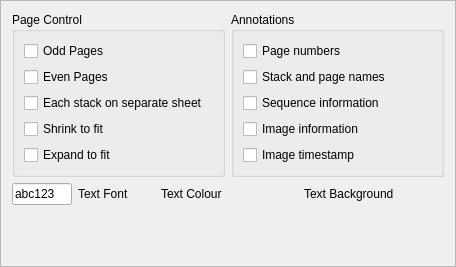
<ui version="4.0" >
 <class>Printopt</class>
 <widget class="QFrame" name="Printopt" >
  <property name="geometry" >
   <rect>
    <x>0</x>
    <y>0</y>
    <width>456</width>
    <height>267</height>
   </rect>
  </property>
  <property name="windowTitle" >
   <string>Maxview</string>
  </property>
  <property name="frameShape" >
   <enum>QFrame::StyledPanel</enum>
  </property>
  <property name="frameShadow" >
   <enum>QFrame::Raised</enum>
  </property>
  <layout class="QVBoxLayout" name="verticalLayout_3" >
   <item>
    <layout class="QHBoxLayout" name="horizontalLayout_2" >
     <item>
      <widget class="QGroupBox" name="groupBox" >
       <property name="title" >
        <string>Page Control</string>
       </property>
       <layout class="QVBoxLayout" name="verticalLayout_2" >
        <item>
         <widget class="QCheckBox" name="printOdd" >
          <property name="toolTip" >
           <string>Print odd pages</string>
          </property>
          <property name="whatsThis" >
           <string>Select this to print the odd pages. If you turn this off, then odd pages will be omitted from the output</string>
          </property>
          <property name="text" >
           <string>Odd Pages</string>
          </property>
         </widget>
        </item>
        <item>
         <widget class="QCheckBox" name="printEven" >
          <property name="toolTip" >
           <string>Print even pages</string>
          </property>
          <property name="whatsThis" >
           <string>Select this to print the even pages. If you turn this off, then even pages will be omitted from the output</string>
          </property>
          <property name="text" >
           <string>Even Pages</string>
          </property>
         </widget>
        </item>
        <item>
         <widget class="QCheckBox" name="sepSheet" >
          <property name="enabled" >
           <bool>true</bool>
          </property>
          <property name="toolTip" >
           <string>In duplex mode, ensure that each stack starts on a new sheet</string>
          </property>
          <property name="whatsThis" >
           <string>When printing duplex (two sides to a sheet), stacks with an odd number of pages will finish with the back page unused.
Normally, the next stack to be printed would then start on this back page. This option causes the back page to be left blank, which means that every stack will start printing on a front page. It only has an effect when duplex is also enabled.</string>
          </property>
          <property name="text" >
           <string>Each stack on separate sheet</string>
          </property>
         </widget>
        </item>
        <item>
         <widget class="QCheckBox" name="shrinkFit" >
          <property name="toolTip" >
           <string>Shrink the page to fit on the paper</string>
          </property>
          <property name="whatsThis" >
           <string>Select this option to shrink each page to fit within the printer margins. This ensures that nothing is missed out, at the cost of some reduction in size. This option is needed because scanners can scan right to the edge of the paper but printers generally cannot print there.
If you turn this option off, then some part of the page around the edged will be omitted. This is seldom a problem since the original is often blank in those areas anyway. Normally this option should be disabled.</string>
          </property>
          <property name="text" >
           <string>Shrink to fit</string>
          </property>
         </widget>
        </item>
        <item>
         <widget class="QCheckBox" name="expandFit" >
          <property name="toolTip" >
           <string>Expand the page to fill the paper</string>
          </property>
          <property name="whatsThis" >
           <string>For pages which are smaller than the output paper size, this option can be used to expand them up to fill the paper. The image is scaled up to just fit within the page.

If shrink to fit is set, then this option will operate only within print margins, otherwise it will expand right to the edge of the paper, and some (hopefully blank) area around the image will not be printed.</string>
          </property>
          <property name="text" >
           <string>Expand to fit</string>
          </property>
         </widget>
        </item>
        <item>
         <spacer name="verticalSpacer_2" >
          <property name="orientation" >
           <enum>Qt::Vertical</enum>
          </property>
          <property name="sizeHint" stdset="0" >
           <size>
            <width>20</width>
            <height>40</height>
           </size>
          </property>
         </spacer>
        </item>
       </layout>
      </widget>
     </item>
     <item>
      <widget class="QGroupBox" name="groupBox_2" >
       <property name="title" >
        <string>Annotations</string>
       </property>
       <layout class="QVBoxLayout" name="verticalLayout" >
        <item>
         <widget class="QCheckBox" name="printNumbers" >
          <property name="toolTip" >
           <string>Print page numbers at bottom right of page</string>
          </property>
          <property name="whatsThis" >
           <string>Select this option to print page numbers on each sheet. This will print the page number and total number of pages for each stack.</string>
          </property>
          <property name="text" >
           <string>Page numbers</string>
          </property>
         </widget>
        </item>
        <item>
         <widget class="QCheckBox" name="printNames" >
          <property name="toolTip" >
           <string>Print stack and page names</string>
          </property>
          <property name="whatsThis" >
           <string>Select this option to print the stack name and page name in the bottom centre of each page</string>
          </property>
          <property name="text" >
           <string>Stack and page names</string>
          </property>
         </widget>
        </item>
        <item>
         <widget class="QCheckBox" name="printSeq" >
          <property name="toolTip" >
           <string>Print job sequence number on every page</string>
          </property>
          <property name="whatsThis" >
           <string>When printing a large number of stacks, this option allows every page to be globally numbered, from 1 to the total number of pages in the print job.
This is called the sequence number and it is useful for ensuring that all printed pages are kept together and in order. Select this option to print the sequence number (and total number of pages) on each page.</string>
          </property>
          <property name="text" >
           <string>Sequence information</string>
          </property>
         </widget>
        </item>
        <item>
         <widget class="QCheckBox" name="printImageInfo" >
          <property name="toolTip" >
           <string>Print information about image size, resolution and depth</string>
          </property>
          <property name="whatsThis" >
           <string>Select this option to print the image size in Megapixels, the width and height in pixels, the depth in bits per pixel (bpp, normally 2 for monochrome, 8 for greyscale and 24 for colour) and the size in bytes. This information is individual to each page. The total size in bytes of each stack is also displayed.

The format is: aMP, bxc d ebpp, fMB of gMB
where
a is Megapixels
b is width in pixels
c is height in pixels
d is 'Mono/Grey/Colour'
e is size in bytes
f is size of stack in bytes</string>
          </property>
          <property name="text" >
           <string>Image information</string>
          </property>
         </widget>
        </item>
        <item>
         <widget class="QCheckBox" name="printTimestamp" >
          <property name="toolTip" >
           <string>Print the date/time for each page</string>
          </property>
          <property name="whatsThis" >
           <string>This option shows the date/time for each page. This is normally the timestamp for when it was first scanned into the computer.</string>
          </property>
          <property name="text" >
           <string>Image timestamp</string>
          </property>
         </widget>
        </item>
       </layout>
      </widget>
     </item>
    </layout>
   </item>
   <item>
    <layout class="QHBoxLayout" name="horizontalLayout_3" >
     <item>
      <widget class="QLineEdit" name="textFont" >
       <property name="enabled" >
        <bool>true</bool>
       </property>
       <property name="sizePolicy" >
        <sizepolicy vsizetype="Fixed" hsizetype="Maximum" >
         <horstretch>0</horstretch>
         <verstretch>0</verstretch>
        </sizepolicy>
       </property>
       <property name="maximumSize" >
        <size>
         <width>60</width>
         <height>16777215</height>
        </size>
       </property>
       <property name="toolTip" >
        <string>Double click to set annoation font</string>
       </property>
       <property name="whatsThis" >
        <string>This is the font used to draw the text annotations. Double click on the sample text to change it</string>
       </property>
       <property name="text" >
        <string>abc123</string>
       </property>
       <property name="readOnly" >
        <bool>false</bool>
       </property>
      </widget>
     </item>
     <item>
      <widget class="QLabel" name="label_3" >
       <property name="text" >
        <string>Text Font</string>
       </property>
      </widget>
     </item>
     <item>
      <widget class="QPushButton" name="textColour" >
       <property name="sizePolicy" >
        <sizepolicy vsizetype="Maximum" hsizetype="Maximum" >
         <horstretch>20</horstretch>
         <verstretch>0</verstretch>
        </sizepolicy>
       </property>
       <property name="minimumSize" >
        <size>
         <width>20</width>
         <height>20</height>
        </size>
       </property>
       <property name="maximumSize" >
        <size>
         <width>20</width>
         <height>20</height>
        </size>
       </property>
       <property name="baseSize" >
        <size>
         <width>20</width>
         <height>20</height>
        </size>
       </property>
       <property name="toolTip" >
        <string>Click to set text colour</string>
       </property>
       <property name="whatsThis" >
        <string>This is the text colour for the printed annotation text. Click on the colour box to change it.</string>
       </property>
       <property name="text" >
        <string/>
       </property>
       <property name="iconSize" >
        <size>
         <width>16</width>
         <height>16</height>
        </size>
       </property>
       <property name="default" >
        <bool>false</bool>
       </property>
       <property name="flat" >
        <bool>true</bool>
       </property>
      </widget>
     </item>
     <item>
      <widget class="QLabel" name="label" >
       <property name="text" >
        <string>Text Colour</string>
       </property>
      </widget>
     </item>
     <item>
      <spacer name="horizontalSpacer_2" >
       <property name="orientation" >
        <enum>Qt::Horizontal</enum>
       </property>
       <property name="sizeHint" stdset="0" >
        <size>
         <width>40</width>
         <height>20</height>
        </size>
       </property>
      </spacer>
     </item>
     <item>
      <widget class="QPushButton" name="fillColour" >
       <property name="sizePolicy" >
        <sizepolicy vsizetype="Maximum" hsizetype="Maximum" >
         <horstretch>20</horstretch>
         <verstretch>0</verstretch>
        </sizepolicy>
       </property>
       <property name="minimumSize" >
        <size>
         <width>20</width>
         <height>20</height>
        </size>
       </property>
       <property name="maximumSize" >
        <size>
         <width>20</width>
         <height>20</height>
        </size>
       </property>
       <property name="baseSize" >
        <size>
         <width>20</width>
         <height>20</height>
        </size>
       </property>
       <property name="toolTip" >
        <string>Click to select background colour</string>
       </property>
       <property name="whatsThis" >
        <string>This is the background colour for the printed annotation text. Click on the colour box to change it.</string>
       </property>
       <property name="text" >
        <string/>
       </property>
       <property name="iconSize" >
        <size>
         <width>16</width>
         <height>16</height>
        </size>
       </property>
       <property name="default" >
        <bool>false</bool>
       </property>
       <property name="flat" >
        <bool>true</bool>
       </property>
      </widget>
     </item>
     <item>
      <widget class="QLabel" name="label_2" >
       <property name="text" >
        <string>Text Background</string>
       </property>
      </widget>
     </item>
     <item>
      <spacer name="horizontalSpacer" >
       <property name="orientation" >
        <enum>Qt::Horizontal</enum>
       </property>
       <property name="sizeHint" stdset="0" >
        <size>
         <width>40</width>
         <height>20</height>
        </size>
       </property>
      </spacer>
     </item>
    </layout>
   </item>
   <item>
    <spacer name="verticalSpacer" >
     <property name="orientation" >
      <enum>Qt::Vertical</enum>
     </property>
     <property name="sizeHint" stdset="0" >
      <size>
       <width>148</width>
       <height>254</height>
      </size>
     </property>
    </spacer>
   </item>
  </layout>
 </widget>
 <resources/>
 <connections/>
</ui>
